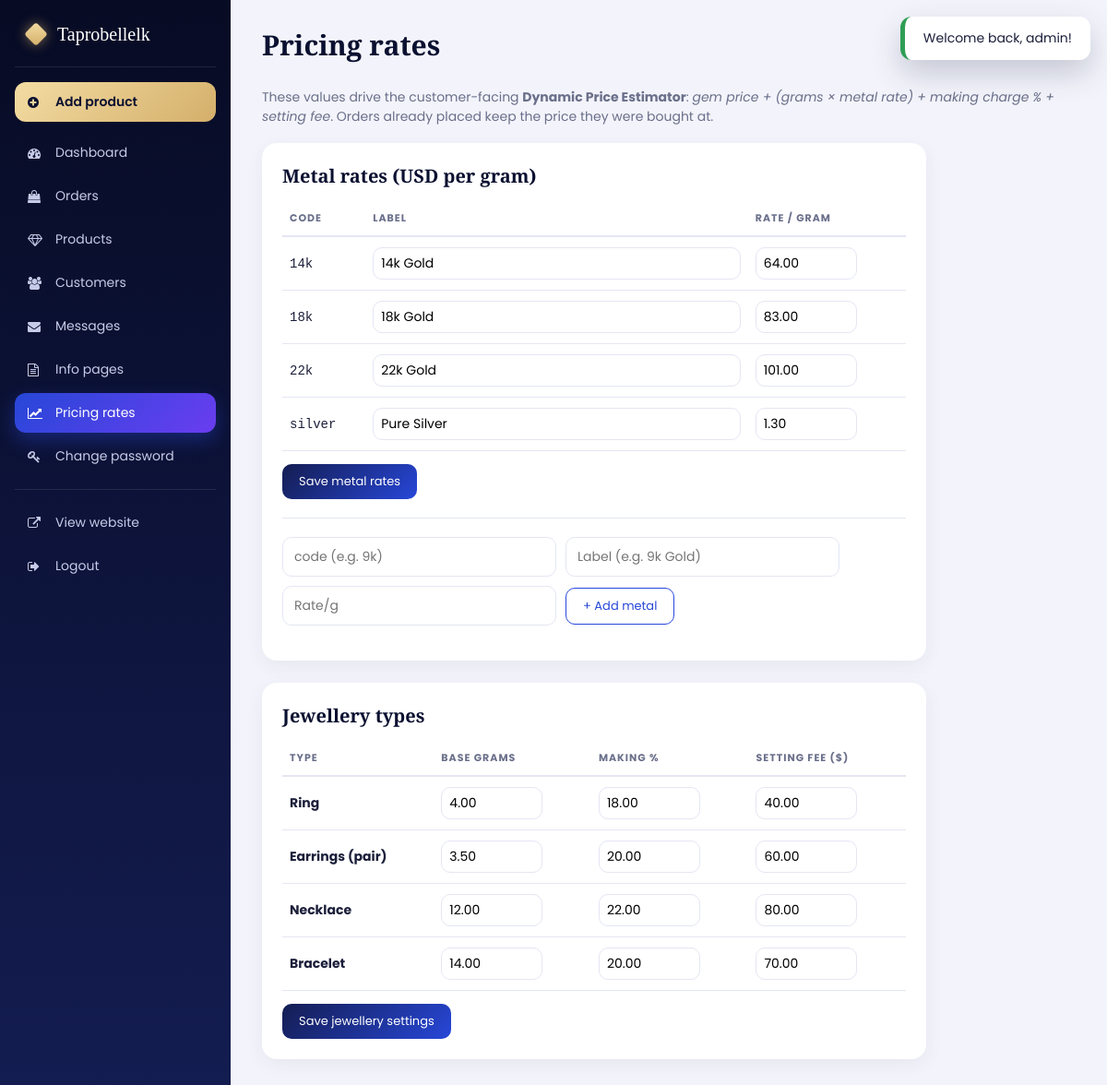
/admin/rates.php (signed in), run on the app's committed database.
### tables this page shows
CREATE TABLE metal_rates (
  code VARCHAR(20) PRIMARY KEY,
  label VARCHAR(60) NOT NULL,
  rate_per_gram DECIMAL(10,2) NOT NULL,     
  sort_order INT NOT NULL DEFAULT 0
);

CREATE TABLE jewellery_types (
  code VARCHAR(20) PRIMARY KEY,
  label VARCHAR(60) NOT NULL,
  base_grams DECIMAL(6,2) NOT NULL,         
  making_pct DECIMAL(5,2) NOT NULL,         
  setting_fee DECIMAL(10,2) NOT NULL,       
  has_size TINYINT(1) NOT NULL DEFAULT 0,
  sort_order INT NOT NULL DEFAULT 0
);

### includes/functions.php (called while the page is built, shortened)
<?php
function e($s): string { return htmlspecialchars((string)$s, ENT_QUOTES, 'UTF-8'); }

### admin/rates.php (the view, shortened to what this page needs)
<?php
require __DIR__ . '/_layout.php';
$pdo = db();
$metals = $pdo->query('SELECT * FROM metal_rates ORDER BY sort_order')->fetchAll();
$types  = $pdo->query('SELECT * FROM jewellery_types ORDER BY sort_order')->fetchAll();
?>
<p class="muted" style="margin-bottom:18px">These values drive the customer-facing <b>Dynamic Price Estimator</b>: <i>gem price + (grams × metal rate) + making charge % + setting fee</i>. Orders already placed keep the price they were bought at.</p>
<div class="panel" style="max-width:720px"><h2>Metal rates (USD per gram)</h2>
    <form method="post"><?= csrf_field() ?><input type="hidden" name="action" value="metals">
    <table><tr><th>Code</th><th>Label</th><th>Rate / gram</th></tr>
    <?php foreach ($metals as $m): ?><tr><td><code><?= e($m['code']) ?></code></td>
        <td><input class="t" name="metal[<?= e($m['code']) ?>][label]" value="<?= e($m['label']) ?>"></td>
        <td><input class="n" type="number" step="0.01" min="0" name="metal[<?= e($m['code']) ?>][rate]" value="<?= e($m['rate_per_gram']) ?>"></td></tr><?php endforeach; ?></table>
    <p style="margin-top:14px"><button class="btn">Save metal rates</button></p></form>
    <hr style="margin:20px 0;border:none;border-top:1px solid var(--line)">
    <form method="post" class="filters"><?= csrf_field() ?><input type="hidden" name="action" value="newmetal">
        <input name="code" placeholder="code (e.g. 9k)" style="min-width:110px"><input name="label" placeholder="Label (e.g. 9k Gold)"><input name="rate" type="number" step="0.01" placeholder="Rate/g"><button class="btn ghost">+ Add metal</button></form>
</div>
<div class="panel" style="max-width:720px"><h2>Jewellery types</h2>
    <form method="post"><?= csrf_field() ?><input type="hidden" name="action" value="types">
    <table><tr><th>Type</th><th>Base grams</th><th>Making %</th><th>Setting fee ($)</th></tr>
    <?php foreach ($types as $t): ?><tr><td><b><?= e($t['label']) ?></b></td>
        <td><input class="n" type="number" step="0.01" min="0" name="type[<?= e($t['code']) ?>][grams]" value="<?= e($t['base_grams']) ?>"></td>
        <td><input class="n" type="number" step="0.01" min="0" name="type[<?= e($t['code']) ?>][making]" value="<?= e($t['making_pct']) ?>"></td>
        <td><input class="n" type="number" step="0.01" min="0" name="type[<?= e($t['code']) ?>][setting]" value="<?= e($t['setting_fee']) ?>"></td></tr><?php endforeach; ?></table>
    <p style="margin-top:14px"><button class="btn">Save jewellery settings</button></p></form>
</div>

### assets/admin.css (style rules this page uses)
:root { --navy:#0a1030;--navy2:#141d52;--sapphire:#2747d8;--violet:#6a3df0;--gold:#d4af6a;--gold2:#f3dca3;--rose:#ff6b8a;--bg:#f3f4fb;--ink:#1b1f3a;--muted:#6a6f8a;--line:#e4e6f3;--ok:#2e9e55;--warn:#e0a100;--bad:#d6405a }
* { box-sizing:border-box;margin:0;padding:0 }
body { font-family:'Poppins',sans-serif;background:var(--bg);color:var(--ink);font-size:14px }
h1,h2,h3 { font-family:'Playfair Display',Georgia,serif;color:var(--navy) }
.panel { background:#fff;border-radius:16px;padding:22px;box-shadow:0 6px 20px rgba(10,16,48,.06);margin-bottom:24px;overflow-x:auto }
.panel h2 { font-size:20px;margin-bottom:14px }
table { width:100%;border-collapse:collapse }
th { text-align:left;font-size:11px;letter-spacing:1px;text-transform:uppercase;color:var(--muted);padding:10px 8px;border-bottom:2px solid var(--line);white-space:nowrap }
td { padding:11px 8px;border-bottom:1px solid var(--line);vertical-align:middle }
.btn { display:inline-block;background:linear-gradient(135deg,var(--navy2),var(--sapphire));color:#fff;border:none;border-radius:10px;padding:9px 18px;font-family:inherit;font-size:13px;cursor:pointer;text-decoration:none;transition:.3s }
.btn.ghost { background:#fff;color:var(--sapphire);border:1px solid var(--sapphire) }
input,select,textarea { font-family:inherit;font-size:14px;padding:10px 12px;border:1.5px solid var(--line);border-radius:10px;width:100%;background:#fff;transition:.25s }
.filters { display:flex;gap:10px;flex-wrap:wrap;margin-bottom:16px;align-items:center }
.filters input,.filters select { width:auto;min-width:160px }
td input.n { width:110px;padding:6px 8px }
td input.t { min-width:140px;padding:6px 8px }
.muted { color:var(--muted) }

### data on the page
metal_rates: code "14k", label "14k Gold", rate_per_gram "64.00"
metal_rates: code "18k", label "18k Gold", rate_per_gram "83.00"
metal_rates: code "22k", label "22k Gold", rate_per_gram "101.00"
metal_rates: code "silver", label "Pure Silver", rate_per_gram "1.30"
jewellery_types: label "Ring", base_grams "4.00", making_pct "18.00", setting_fee "40.00"
jewellery_types: label "Earrings (pair)", base_grams "3.50", making_pct "20.00", setting_fee "60.00"
jewellery_types: label "Necklace", base_grams "12.00", making_pct "22.00", setting_fee "80.00"
jewellery_types: label "Bracelet", base_grams "14.00", making_pct "20.00", setting_fee "70.00"

### other printed values
$label "Dashboard"
$label "Orders"
$label "Products"
$label "Customers"
$label "Messages"
$label "Info pages"
$label "Pricing rates"
$label "Change password"
$title "Pricing rates"
$m "Welcome back, admin!"
